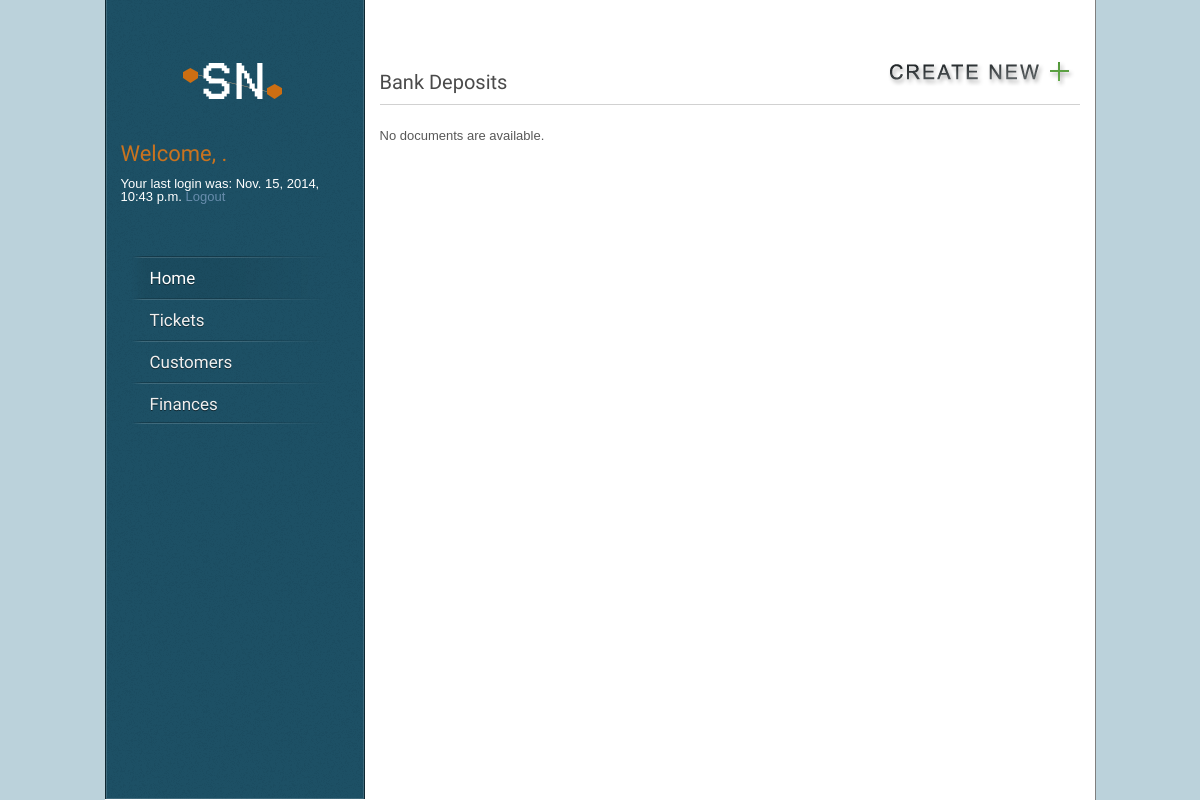
/finance/bank_deposit/ (signed in), run on an earlier commit of the app's database.
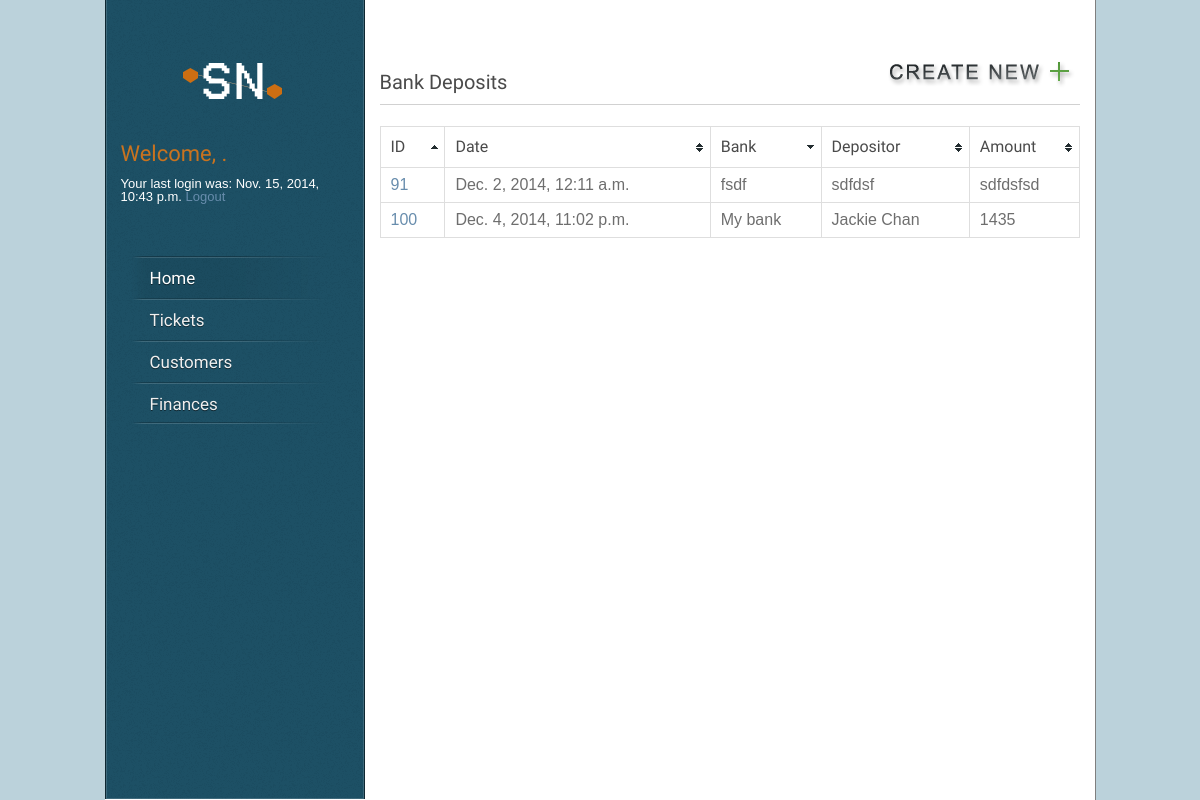
And on a later commit of the database.
### core/models.py (models this page shows, shortened)
class Node(models.Model):
    parent = models.ForeignKey("self", blank=True, null=True)
    name = models.CharField(max_length=160)
    desc = models.TextField(max_length=1600)
    date_created = models.DateTimeField('date created',auto_now_add=True)
    date_updated = models.DateTimeField('date updated',auto_now=True)

### finance/views.py (the view)
# urls.py: url(r'^bank_deposit/detail/(?P<node_id>\d+)/$', views.bank_deposit_detail),
def bank_deposit(request):
    node_list = []
    latest_node_list = Node.objects.order_by('-date_updated')
    for node in latest_node_list:
        for child in node.node_set.all():
            if(child.name == "flags"):
                if "|BDE|" in child.desc:
                    node_list.append(node.pk)
    queryset = Node.objects.filter(pk__in=node_list)
    latest_node_list = queryset
    context = {'latest_node_list': latest_node_list}
    return render(request, 'finance/bank_deposit.html', context)

### finance/templates/finance/bank_deposit.html (shortened to what this page needs)
{% extends "core/base.html" %}
{% block content %}
{% load static %}
{% load staticfiles %}
<ul><a href="/finance/new_bank_deposit/"><img align="right" src="/static/core/images/create_new.png" alt="Create New Bank Deposit" /></a></ul>
<h2>Bank Deposits</h2>
              <div class="line"></div>
    {% if latest_node_list %}
       <table id="myTable" class="tablesorter" border="0" cellpadding="0" cellspacing="1">
        <thead>
             <tr>
        	    <th><h4>ID</h4></th>
        	    <th><h4>Date</h4></th>
        	    <th><h4>Bank</h4></th>
        	    <th><h4>Depositor</h4></th>
                <th><h4>Amount</h4></th>
            </tr>
        </thead>
        <tbody>
        {% for node in latest_node_list %}
            <tr>
                <td><a href="/finance/bank_deposit/detail/{{ node.id }}/">{{ node.id }}</a></td>
                <td>{{ node.date_created }}</td>
                <td>
                    {%for child in node.node_set.all%}
                        {% if child.name == "bank name" %}
                            {{ child.desc }}
                        {% endif %}
                    {%endfor%}
                </td>
                <td>
                    {%for child in node.node_set.all%}
                        {% if child.name == "depositor" %}
                            {{ child.desc }}
                        {% endif %}
                    {%endfor%}
                </td>
                <td>
                    {%for child in node.node_set.all%}
                        {% if child.name == "amount" %}
                            {{ child.desc }}
                        {% endif %}
                    {%endfor%}
                </td>
            </tr>
        {% endfor %}
        </table>
    {% else %}
        <p>No documents are available.</p>
    {% endif %}
{%endblock%}

What changed in the data, as far as the page shows it:
added Node: id "91", date_created "Dec. 2, 2014, 12:11 a.m.", shown under "Amount"
added Node: desc "fsdf", shown under "91"
added Node: desc "sdfdsf", shown under "91"
added Node: desc "sdfdsfsd", shown under "91"
added Node: id "100", date_created "Dec. 4, 2014, 11:02 p.m.", shown under "Amount"
added Node: desc "My bank", shown under "100"
added Node: desc "Jackie Chan", shown under "100"
added Node: desc "1435", shown under "100"
Also different on the page:
text no longer shown: "No documents are available."
text now shown: "ID Date Bank Depositor Amount"
